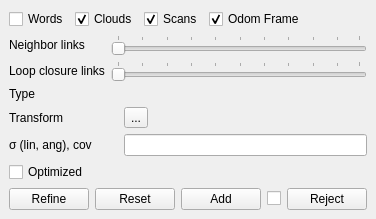
  <widget class="QDockWidget" name="dockWidget_constraints">
   <property name="windowTitle">
    <string>Constraints view</string>
   </property>
   <attribute name="dockWidgetArea">
    <number>2</number>
   </attribute>
   <widget class="QWidget" name="dockWidgetContents">
    <layout class="QVBoxLayout" name="verticalLayout_8" stretch="1,0,0,0">
     <item>
      <layout class="QVBoxLayout" name="layout_constraintsViewer">
       <property name="spacing">
        <number>0</number>
       </property>
      </layout>
     </item>
     <item>
      <layout class="QHBoxLayout" name="horizontalLayout_10">
       <item>
        <widget class="QCheckBox" name="checkBox_show3DWords">
         <property name="text">
          <string>Words</string>
         </property>
        </widget>
       </item>
       <item>
        <widget class="QCheckBox" name="checkBox_show3Dclouds">
         <property name="text">
          <string>Clouds</string>
         </property>
         <property name="checked">
          <bool>true</bool>
         </property>
        </widget>
       </item>
       <item>
        <widget class="QCheckBox" name="checkBox_show2DScans">
         <property name="text">
          <string>Scans</string>
         </property>
         <property name="checked">
          <bool>true</bool>
         </property>
        </widget>
       </item>
       <item>
        <widget class="QCheckBox" name="checkBox_odomFrame">
         <property name="text">
          <string>Odom Frame</string>
         </property>
         <property name="checked">
          <bool>true</bool>
         </property>
        </widget>
       </item>
       <item>
        <spacer name="horizontalSpacer_3">
         <property name="orientation">
          <enum>Qt::Horizontal</enum>
         </property>
         <property name="sizeHint" stdset="0">
          <size>
           <width>0</width>
           <height>20</height>
          </size>
         </property>
        </spacer>
       </item>
      </layout>
     </item>
     <item>
      <layout class="QGridLayout" name="gridLayout_6" columnstretch="0,0">
       <item row="5" column="1">
        <layout class="QHBoxLayout" name="horizontalLayout_13">
         <item>
          <widget class="QLabel" name="label_variance">
           <property name="text">
            <string/>
           </property>
           <property name="textInteractionFlags">
            <set>Qt::LinksAccessibleByMouse|Qt::TextSelectableByMouse</set>
           </property>
          </widget>
         </item>
         <item>
          <widget class="QLineEdit" name="lineEdit_covariance">
           <property name="readOnly">
            <bool>true</bool>
           </property>
          </widget>
         </item>
        </layout>
       </item>
       <item row="0" column="0">
        <widget class="QLabel" name="label">
         <property name="text">
          <string>Neighbor links</string>
         </property>
        </widget>
       </item>
       <item row="0" column="1">
        <widget class="QSlider" name="horizontalSlider_neighbors">
         <property name="focusPolicy">
          <enum>Qt::ClickFocus</enum>
         </property>
         <property name="orientation">
          <enum>Qt::Horizontal</enum>
         </property>
         <property name="tickPosition">
          <enum>QSlider::TicksAbove</enum>
         </property>
        </widget>
       </item>
       <item row="1" column="0">
        <widget class="QLabel" name="label_6">
         <property name="text">
          <string>Loop closure links</string>
         </property>
        </widget>
       </item>
       <item row="1" column="1">
        <widget class="QSlider" name="horizontalSlider_loops">
         <property name="focusPolicy">
          <enum>Qt::ClickFocus</enum>
         </property>
         <property name="orientation">
          <enum>Qt::Horizontal</enum>
         </property>
         <property name="tickPosition">
          <enum>QSlider::TicksAbove</enum>
         </property>
        </widget>
       </item>
       <item row="2" column="0">
        <widget class="QLabel" name="label_33">
         <property name="text">
          <string>Type</string>
         </property>
        </widget>
       </item>
       <item row="7" column="0">
        <widget class="QCheckBox" name="checkBox_showOptimized">
         <property name="text">
          <string>Optimized</string>
         </property>
        </widget>
       </item>
       <item row="7" column="1">
        <widget class="QLabel" name="label_constraint_opt">
         <property name="text">
          <string/>
         </property>
         <property name="textInteractionFlags">
          <set>Qt::LinksAccessibleByMouse|Qt::TextSelectableByMouse</set>
         </property>
        </widget>
       </item>
       <item row="5" column="0">
        <widget class="QLabel" name="label_18">
         <property name="text">
          <string>σ (lin, ang), cov</string>
         </property>
        </widget>
       </item>
       <item row="2" column="1">
        <layout class="QHBoxLayout" name="horizontalLayout_14" stretch="0,1">
         <item>
          <widget class="QLabel" name="label_type">
           <property name="text">
            <string/>
           </property>
           <property name="textInteractionFlags">
            <set>Qt::LinksAccessibleByMouse|Qt::TextSelectableByMouse</set>
           </property>
          </widget>
         </item>
         <item>
          <widget class="QLabel" name="label_type_name">
           <property name="text">
            <string/>
           </property>
           <property name="textInteractionFlags">
            <set>Qt::LinksAccessibleByMouse|Qt::TextSelectableByMouse</set>
           </property>
          </widget>
         </item>
        </layout>
       </item>
       <item row="3" column="1">
        <layout class="QHBoxLayout" name="horizontalLayout_16">
         <item>
          <widget class="QLabel" name="label_constraint">
           <property name="text">
            <string/>
           </property>
           <property name="textInteractionFlags">
            <set>Qt::LinksAccessibleByMouse|Qt::TextSelectableByMouse</set>
           </property>
          </widget>
         </item>
         <item>
          <widget class="QToolButton" name="toolButton_constraint">
           <property name="toolTip">
            <string>Edit Constraint</string>
           </property>
           <property name="text">
            <string>...</string>
           </property>
          </widget>
         </item>
         <item>
          <spacer name="horizontalSpacer_6">
           <property name="orientation">
            <enum>Qt::Horizontal</enum>
           </property>
           <property name="sizeHint" stdset="0">
            <size>
             <width>40</width>
             <height>20</height>
            </size>
           </property>
          </spacer>
         </item>
        </layout>
       </item>
       <item row="3" column="0">
        <widget class="QLabel" name="label_16">
         <property name="text">
          <string>Transform</string>
         </property>
        </widget>
       </item>
      </layout>
     </item>
     <item>
      <layout class="QHBoxLayout" name="horizontalLayout_5">
       <item>
        <widget class="QPushButton" name="pushButton_refine">
         <property name="toolTip">
          <string>Refine with the registration strategy set in &quot;Core Parameters&quot;-&gt;&quot;Reg&quot;</string>
         </property>
         <property name="text">
          <string>Refine</string>
         </property>
        </widget>
       </item>
       <item>
        <widget class="QPushButton" name="pushButton_reset">
         <property name="text">
          <string>Reset</string>
         </property>
        </widget>
       </item>
       <item>
        <widget class="QPushButton" name="pushButton_add">
         <property name="text">
          <string>Add</string>
         </property>
        </widget>
       </item>
       <item>
        <widget class="QCheckBox" name="checkBox_enableForAll">
         <property name="toolTip">
          <string>Enable &quot;Add&quot; for all nodes (even not in graph)</string>
         </property>
         <property name="text">
          <string/>
         </property>
        </widget>
       </item>
       <item>
        <widget class="QPushButton" name="pushButton_reject">
         <property name="text">
          <string>Reject</string>
         </property>
        </widget>
       </item>
       <item>
        <spacer name="horizontalSpacer">
         <property name="orientation">
          <enum>Qt::Horizontal</enum>
         </property>
         <property name="sizeHint" stdset="0">
          <size>
           <width>0</width>
           <height>20</height>
          </size>
         </property>
        </spacer>
       </item>
      </layout>
     </item>
    </layout>
   </widget>
  </widget>
